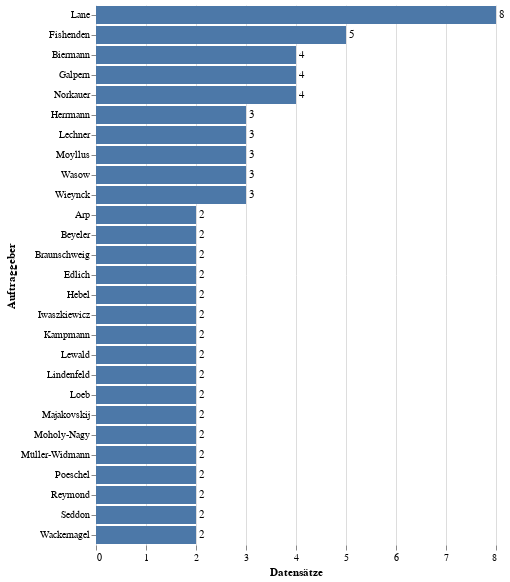

Write notebook code for a chart like this one.
### Code cell
auftrag_per = alt.Chart(geber.reset_index()).mark_bar().encode(
        alt.Y('auftraggeber-per-name:N', sort='-x', title='Auftraggeber'),
        alt.X('title:Q', title='Datensätze'),
        tooltip=[alt.Tooltip('auftraggeber-per-name:N', title='Auftraggeber'), alt.Tooltip('title:Q', title='Anzahl')]
    )

text = auftrag_per.mark_text(
    align='left',
    baseline='middle',
    dx=3  # Nudges text to right so it doesn't appear on top of the bar
).encode(
    text='title:Q'
)

diagramm = alt.layer(auftrag_per, text).configure_view(
    stroke='transparent'
).configure_axis(
    domain=False
)

diagramm

### Figure 1 — Vega-Lite specification as saved in the notebook (floating-point values rounded to 4 significant figures)
{"config": {"view": {"continuousWidth": 400, "continuousHeight": 300, "stroke": "transparent"}, "axis": {"domain": false}}, "layer": [{"mark": "bar", "encoding": {"tooltip": [{"type": "nominal", "field": "auftraggeber-per-name", "title": "Auftraggeber"}, {"type": "quantitative", "field": "title", "title": "Anzahl"}], "x": {"type": "quantitative", "field": "title", "title": "Datensätze"}, "y": {"type": "nominal", "field": "auftraggeber-per-name", "sort": "-x", "title": "Auftraggeber"}}}, {"mark": {"type": "text", "align": "left", "baseline": "middle", "dx": 3}, "encoding": {"text": {"type": "quantitative", "field": "title"}, "tooltip": [{"type": "nominal", "field": "auftraggeber-per-name", "title": "Auftraggeber"}, {"type": "quantitative", "field": "title", "title": "Anzahl"}], "x": {"type": "quantitative", "field": "title", "title": "Datensätze"}, "y": {"type": "nominal", "field": "auftraggeber-per-name", "sort": "-x", "title": "Auftraggeber"}}}], "data": {"name": "data-8d4a9d4ca94252651e3e43a4929bb2ac"}, "$schema": "https://vega.github.io/schema/vega-lite/v4.8.1.json", "datasets": {"data-8d4a9d4ca94252651e3e43a4929bb2ac": [{"auftraggeber-per-name": "Arp", "title": 2}, {"auftraggeber-per-name": "Beyeler", "title": 2}, {"auftraggeber-per-name": "Biermann", "title": 4}, {"auftraggeber-per-name": "Braunschweig", "title": 2}, {"auftraggeber-per-name": "Edlich", "title": 2}, {"auftraggeber-per-name": "Fishenden", "title": 5}, {"auftraggeber-per-name": "Galpern", "title": 4}, {"auftraggeber-per-name": "Hebel", "title": 2}, {"auftraggeber-per-name": "Herrmann", "title": 3}, {"auftraggeber-per-name": "Iwaszkiewicz", "title": 2}, {"auftraggeber-per-name": "Kampmann", "title": 2}, {"auftraggeber-per-name": "Lane", "title": 8}, {"auftraggeber-per-name": "Lechner", "title": 3}, {"auftraggeber-per-name": "Lewald", "title": 2}, {"auftraggeber-per-name": "Lindenfeld", "title": 2}, {"auftraggeber-per-name": "Loeb", "title": 2}, {"auftraggeber-per-name": "Majakovskij", "title": 2}, {"auftraggeber-per-name": "Moholy-Nagy", "title": 2}, {"auftraggeber-per-name": "Moyllus", "title": 3}, {"auftraggeber-per-name": "Müller-Widmann", "title": 2}, {"auftraggeber-per-name": "Norkauer", "title": 4}, {"auftraggeber-per-name": "Poeschel", "title": 2}, {"auftraggeber-per-name": "Reymond", "title": 2}, {"auftraggeber-per-name": "Seddon", "title": 2}, {"auftraggeber-per-name": "Wackernagel", "title": 2}, {"auftraggeber-per-name": "Wasow", "title": 3}, {"auftraggeber-per-name": "Wieynck", "title": 3}]}}
